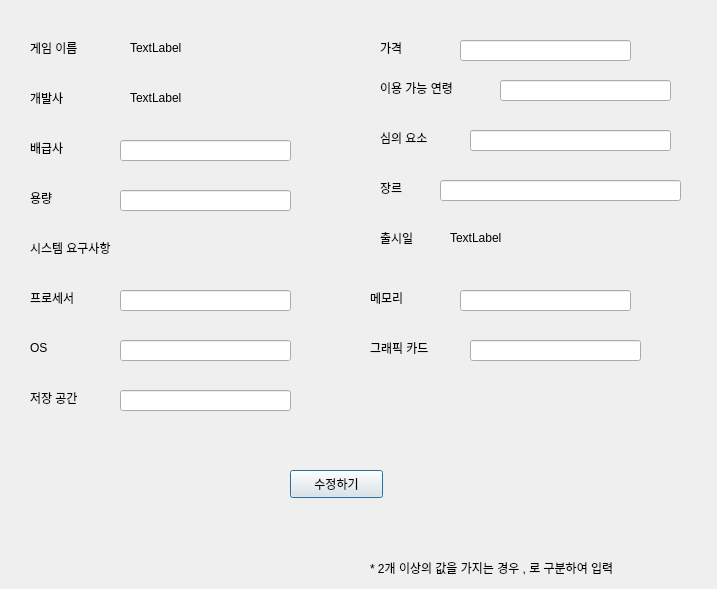
<?xml version="1.0" encoding="UTF-8"?>
<ui version="4.0">
 <class>Dialog</class>
 <widget class="QDialog" name="Dialog">
  <property name="geometry">
   <rect>
    <x>0</x>
    <y>0</y>
    <width>717</width>
    <height>589</height>
   </rect>
  </property>
  <property name="windowTitle">
   <string>Dialog</string>
  </property>
  <widget class="QLabel" name="label">
   <property name="geometry">
    <rect>
     <x>30</x>
     <y>40</y>
     <width>64</width>
     <height>15</height>
    </rect>
   </property>
   <property name="text">
    <string>게임 이름</string>
   </property>
  </widget>
  <widget class="QLabel" name="label_2">
   <property name="geometry">
    <rect>
     <x>30</x>
     <y>90</y>
     <width>64</width>
     <height>15</height>
    </rect>
   </property>
   <property name="text">
    <string>개발사</string>
   </property>
  </widget>
  <widget class="QLabel" name="label_3">
   <property name="geometry">
    <rect>
     <x>30</x>
     <y>140</y>
     <width>64</width>
     <height>15</height>
    </rect>
   </property>
   <property name="text">
    <string>배급사</string>
   </property>
  </widget>
  <widget class="QLabel" name="label_4">
   <property name="geometry">
    <rect>
     <x>380</x>
     <y>40</y>
     <width>64</width>
     <height>15</height>
    </rect>
   </property>
   <property name="text">
    <string>가격</string>
   </property>
  </widget>
  <widget class="QLabel" name="label_5">
   <property name="geometry">
    <rect>
     <x>380</x>
     <y>80</y>
     <width>121</width>
     <height>16</height>
    </rect>
   </property>
   <property name="text">
    <string>이용 가능 연령</string>
   </property>
  </widget>
  <widget class="QLabel" name="label_6">
   <property name="geometry">
    <rect>
     <x>30</x>
     <y>190</y>
     <width>64</width>
     <height>15</height>
    </rect>
   </property>
   <property name="text">
    <string>용량</string>
   </property>
  </widget>
  <widget class="QLabel" name="label_7">
   <property name="geometry">
    <rect>
     <x>380</x>
     <y>130</y>
     <width>71</width>
     <height>16</height>
    </rect>
   </property>
   <property name="text">
    <string>심의 요소</string>
   </property>
  </widget>
  <widget class="QLabel" name="label_8">
   <property name="geometry">
    <rect>
     <x>30</x>
     <y>240</y>
     <width>181</width>
     <height>16</height>
    </rect>
   </property>
   <property name="text">
    <string>시스템 요구사항</string>
   </property>
  </widget>
  <widget class="QLabel" name="label_9">
   <property name="geometry">
    <rect>
     <x>30</x>
     <y>290</y>
     <width>64</width>
     <height>15</height>
    </rect>
   </property>
   <property name="text">
    <string>프로세서</string>
   </property>
  </widget>
  <widget class="QLabel" name="label_10">
   <property name="geometry">
    <rect>
     <x>370</x>
     <y>290</y>
     <width>64</width>
     <height>15</height>
    </rect>
   </property>
   <property name="text">
    <string>메모리</string>
   </property>
  </widget>
  <widget class="QLabel" name="label_11">
   <property name="geometry">
    <rect>
     <x>30</x>
     <y>340</y>
     <width>64</width>
     <height>15</height>
    </rect>
   </property>
   <property name="text">
    <string>OS</string>
   </property>
  </widget>
  <widget class="QLabel" name="label_12">
   <property name="geometry">
    <rect>
     <x>370</x>
     <y>340</y>
     <width>91</width>
     <height>16</height>
    </rect>
   </property>
   <property name="text">
    <string>그래픽 카드</string>
   </property>
  </widget>
  <widget class="QLabel" name="label_13">
   <property name="geometry">
    <rect>
     <x>30</x>
     <y>390</y>
     <width>91</width>
     <height>16</height>
    </rect>
   </property>
   <property name="text">
    <string>저장 공간</string>
   </property>
  </widget>
  <widget class="QLabel" name="label_14">
   <property name="geometry">
    <rect>
     <x>380</x>
     <y>180</y>
     <width>64</width>
     <height>15</height>
    </rect>
   </property>
   <property name="text">
    <string>장르</string>
   </property>
  </widget>
  <widget class="QLabel" name="label_15">
   <property name="geometry">
    <rect>
     <x>370</x>
     <y>560</y>
     <width>341</width>
     <height>16</height>
    </rect>
   </property>
   <property name="text">
    <string>* 2개 이상의 값을 가지는 경우 , 로 구분하여 입력</string>
   </property>
  </widget>
  <widget class="QLineEdit" name="pricetext">
   <property name="geometry">
    <rect>
     <x>460</x>
     <y>40</y>
     <width>171</width>
     <height>21</height>
    </rect>
   </property>
  </widget>
  <widget class="QLineEdit" name="agetext">
   <property name="geometry">
    <rect>
     <x>500</x>
     <y>80</y>
     <width>171</width>
     <height>21</height>
    </rect>
   </property>
  </widget>
  <widget class="QLineEdit" name="distributortext">
   <property name="geometry">
    <rect>
     <x>120</x>
     <y>140</y>
     <width>171</width>
     <height>21</height>
    </rect>
   </property>
  </widget>
  <widget class="QLineEdit" name="sizetext">
   <property name="geometry">
    <rect>
     <x>120</x>
     <y>190</y>
     <width>171</width>
     <height>21</height>
    </rect>
   </property>
  </widget>
  <widget class="QLineEdit" name="considertext">
   <property name="geometry">
    <rect>
     <x>470</x>
     <y>130</y>
     <width>201</width>
     <height>21</height>
    </rect>
   </property>
  </widget>
  <widget class="QLineEdit" name="gernetext">
   <property name="geometry">
    <rect>
     <x>440</x>
     <y>180</y>
     <width>241</width>
     <height>21</height>
    </rect>
   </property>
  </widget>
  <widget class="QLineEdit" name="processortext">
   <property name="geometry">
    <rect>
     <x>120</x>
     <y>290</y>
     <width>171</width>
     <height>21</height>
    </rect>
   </property>
  </widget>
  <widget class="QLineEdit" name="ostext">
   <property name="geometry">
    <rect>
     <x>120</x>
     <y>340</y>
     <width>171</width>
     <height>21</height>
    </rect>
   </property>
  </widget>
  <widget class="QLineEdit" name="memorytext">
   <property name="geometry">
    <rect>
     <x>460</x>
     <y>290</y>
     <width>171</width>
     <height>21</height>
    </rect>
   </property>
  </widget>
  <widget class="QLineEdit" name="graphictext">
   <property name="geometry">
    <rect>
     <x>470</x>
     <y>340</y>
     <width>171</width>
     <height>21</height>
    </rect>
   </property>
  </widget>
  <widget class="QLineEdit" name="storagetext">
   <property name="geometry">
    <rect>
     <x>120</x>
     <y>390</y>
     <width>171</width>
     <height>21</height>
    </rect>
   </property>
  </widget>
  <widget class="QPushButton" name="modbtn">
   <property name="geometry">
    <rect>
     <x>290</x>
     <y>470</y>
     <width>93</width>
     <height>28</height>
    </rect>
   </property>
   <property name="text">
    <string>수정하기</string>
   </property>
  </widget>
  <widget class="QLabel" name="label_16">
   <property name="geometry">
    <rect>
     <x>380</x>
     <y>230</y>
     <width>64</width>
     <height>15</height>
    </rect>
   </property>
   <property name="text">
    <string>출시일</string>
   </property>
  </widget>
  <widget class="QLabel" name="gnametext">
   <property name="geometry">
    <rect>
     <x>130</x>
     <y>40</y>
     <width>191</width>
     <height>16</height>
    </rect>
   </property>
   <property name="text">
    <string>TextLabel</string>
   </property>
  </widget>
  <widget class="QLabel" name="developertext">
   <property name="geometry">
    <rect>
     <x>130</x>
     <y>90</y>
     <width>191</width>
     <height>16</height>
    </rect>
   </property>
   <property name="text">
    <string>TextLabel</string>
   </property>
  </widget>
  <widget class="QLabel" name="datetext">
   <property name="geometry">
    <rect>
     <x>450</x>
     <y>230</y>
     <width>191</width>
     <height>16</height>
    </rect>
   </property>
   <property name="text">
    <string>TextLabel</string>
   </property>
  </widget>
 </widget>
 <resources/>
 <connections/>
</ui>
